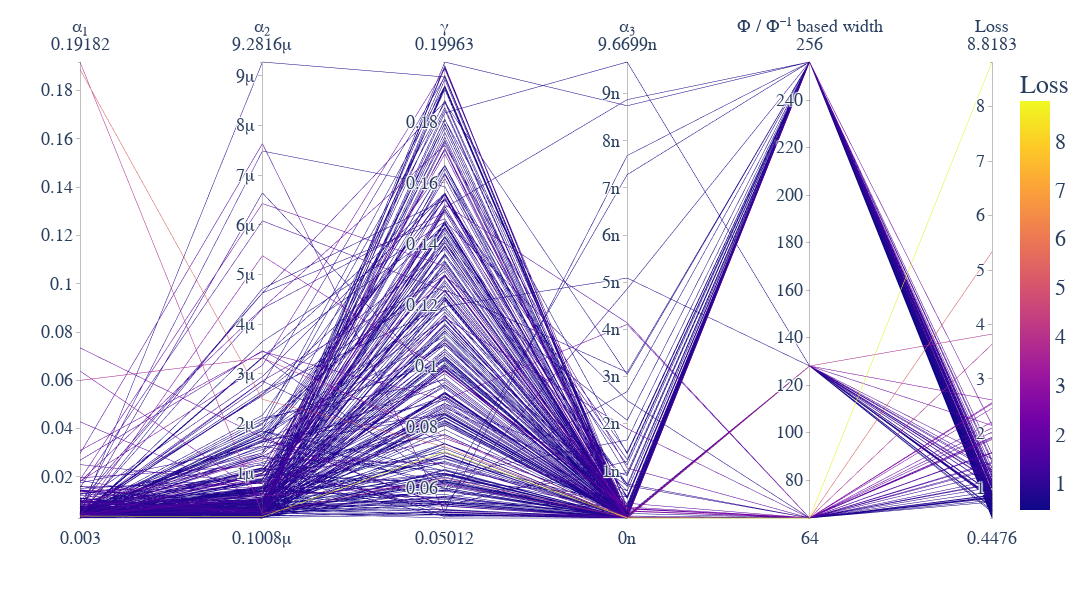

This figure's notebook cell:
### Markdown cell above
##### Figure S3

### Code cell
top5_params = importance_df['Hyperparameter'].head(5).tolist()
selected_dims = top5_params + ['Value']
df_plot = df_complete[selected_dims].copy()

fig = px.parallel_coordinates(
    df_plot,
    dimensions=selected_dims,
    color='Value',
    color_continuous_scale='plasma',
    range_color=[df_complete['Value'].min(), df_complete['Value'].max()],
    width=1800,
    height=600,
    # Set custom labels for the parameters so they are consistent with the paper
    labels = {
        'Param enc_start': 'Φ / Φ⁻¹ based width',
        'Param L2_lam': 'α₃',
        'Param recon_lam': 'α₁',
        'Param Linf_lam': 'α₂',
        'Param control_gain': 'γ',
        'Value': 'Loss'
    },
)
fig.update_layout(
    font=dict(
        size=22,       # Base font size for labels, tick labels, and legend
        family="Arial",  # You can choose another font
    )
)

fig.write_image(results_base_path / "figures" / "supplementary_figure3.svg")
fig.show()

### Figure 1 — Plotly figure (JSON) as saved in the notebook; plotly's stock layout.template omitted (floating-point values rounded to 4 significant figures; data arrays with more than 128 entries replaced by an {"elided": "..."} marker saying what was removed)
{"data": [{"dimensions": [{"label": "α₁", "values": {"elided": "301 float values"}}, {"label": "α₂", "values": {"elided": "301 float values"}}, {"label": "γ", "values": {"elided": "301 float values"}}, {"label": "α₃", "values": {"elided": "301 float values"}}, {"label": "Φ / Φ⁻¹ based width", "values": {"elided": "301 int values"}}, {"label": "Loss", "values": {"elided": "301 float values"}}], "domain": {"x": [0, 1], "y": [0, 1]}, "line": {"color": {"elided": "301 float values"}, "coloraxis": "coloraxis"}, "name": "", "type": "parcoords"}], "layout": {"coloraxis": {"cmax": 8.818, "cmin": 0.4476, "colorbar": {"title": {"text": "Loss"}}, "colorscale": [[0, "#0d0887"], [0.1111, "#46039f"], [0.2222, "#7201a8"], [0.3333, "#9c179e"], [0.4444, "#bd3786"], [0.5556, "#d8576b"], [0.6667, "#ed7953"], [0.7778, "#fb9f3a"], [0.8889, "#fdca26"], [1, "#f0f921"]]}, "font": {"family": "Arial", "size": 22}, "height": 600, "legend": {"tracegroupgap": 0}, "margin": {"t": 60}, "width": 1800}}
